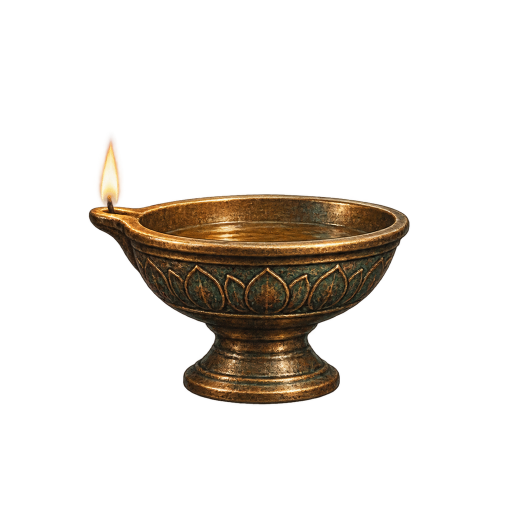
#> input picture art/oct19-refresh/lamp-original.png, 1024 x 1024 px (shown at 1/2 size)
$ python prepare_oct19_art.py
#> lines starting #> are read from the running program, lines starting #| are printed output that depends on the picture; after the words box and inside, x2 and y2 are one past the last pixel; in counts of white or black regions, pixels touching at a corner belong together
"""Prepare the generated prop, portrait, map sprites and poetry card for the game."""
from pathlib import Path
import numpy as np
from PIL import Image, ImageFilter
from scipy import ndimage

ROOT = Path(__file__).resolve().parents[1]
ART = ROOT / "art/oct19-refresh"
OUT = ROOT / "assets/images"


def cutout(path):
    image = Image.open(path).convert("RGBA")
#> image is the input picture: PIL image 1024x1024 RGBA; mean R, G, B, A 16.8, 12.1, 6.9, 40.1
    pixels = np.array(image).astype(np.float32)
    r, g, b = (pixels[..., i] for i in range(3))
    magenta = np.minimum(r, b) - g
    background = (magenta > 65) & (r > 110) & (b > 110)
#> background: shape (1024, 1024) bool; every value is 0
    alpha = np.minimum(pixels[..., 3], np.clip((65 - magenta) / 45, 0, 1) * 255)
    # Remove chroma spill on the silhouette, retain the original generated alpha.
    edge = ndimage.distance_transform_edt(~background) < 4
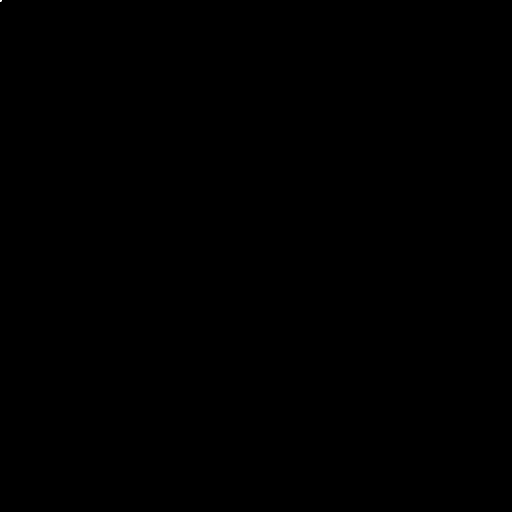
#> edge: shape (1024, 1024) bool (shown at 1/2 size); 0% white; 1 white region (1 under 20 px)
    pixels[..., 0] = np.where(edge & (r > g + 40), np.minimum(r, g + 45), r)
    pixels[..., 2] = np.where(edge & (b > g + 30), np.minimum(b, g + 25), b)
    pixels[..., 3] = alpha
    return Image.fromarray(pixels.clip(0, 255).astype("uint8"))


def save_trimmed(image, target, limit):
    box = image.getchannel("A").point(lambda a: 255 if a > 16 else 0).getbbox()
    image = image.crop(box)
    image.thumbnail(limit, Image.Resampling.LANCZOS)
    target.parent.mkdir(parents=True, exist_ok=True)
    image.save(target, optimize=True)
    print(target.relative_to(ROOT), image.size)


def main():
    lamp = cutout(ART / "lamp-original.png")
    # Split the flame from the bowl so it can lean towards the hidden shard.
    body = lamp.copy()
    a = np.array(body)
    a[:407, :, 3] = 0
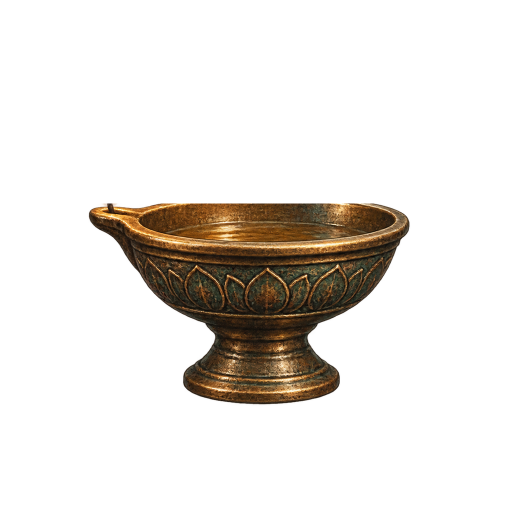
#> a: shape (1024, 1024, 4) (shown at 1/2 size); mean R, G, B, A 16.8, 12.1, 6.9, 38; transparent parts drawn white
    body = Image.fromarray(a)
    save_trimmed(body, OUT / "ch1_workshop/bronze-oil-lamp.png", (512, 360))
#> in save_trimmed, `box = image.getchannel("A").point(lambda a: 255 if a > 16 else 0).getb..`: box = (177, 407, 820, 809)
#| assets/images/ch1_workshop/bronze-oil-lamp.png (512, 320)
    flame = lamp.crop((179, 250, 256, 411))
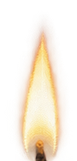
#> flame: PIL image 77x161 RGBA; mean R, G, B, A 124.6, 101.5, 67.1, 70.1; transparent parts drawn white
    save_trimmed(flame, OUT / "ch1_workshop/oil-flame.png", (100, 200))
#| assets/images/ch1_workshop/oil-flame.png (50, 139)
    save_trimmed(cutout(ART / "barkeep-original.png"), OUT / "npc_jiujia.png", (700, 1200))
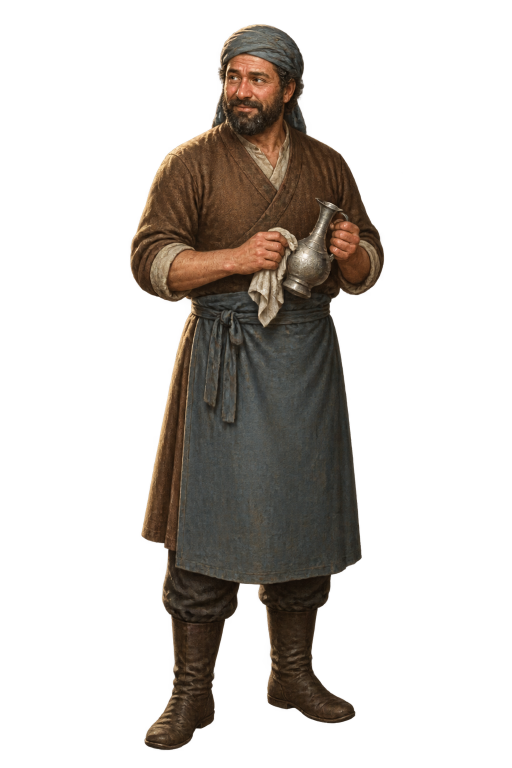
#> input picture art/oct19-refresh/barkeep-original.png, 1024 x 1536 px (shown at 1/2 size)
#> in cutout, image is the input picture: PIL image 1024x1536 RGBA; mean R, G, B, A 38, 30.4, 22.7, 71.9
#> in cutout (call 2), `background = (magenta > 65) & (r > 110) & (b > 110)`: background: shape (1536, 1024) bool; every value is 0
#> in cutout (call 2), `edge = ndimage.distance_transform_edt(~background) < 4`:
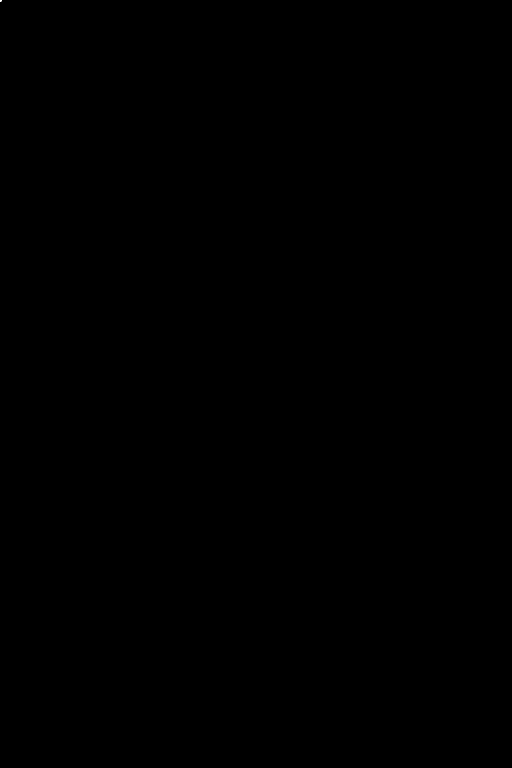
#> edge: shape (1536, 1024) bool (shown at 1/2 size); 0% white; 1 white region (1 under 20 px)
#| assets/images/npc_jiujia.png (420, 1200)
    sheet = cutout(ART / "map-original.png")
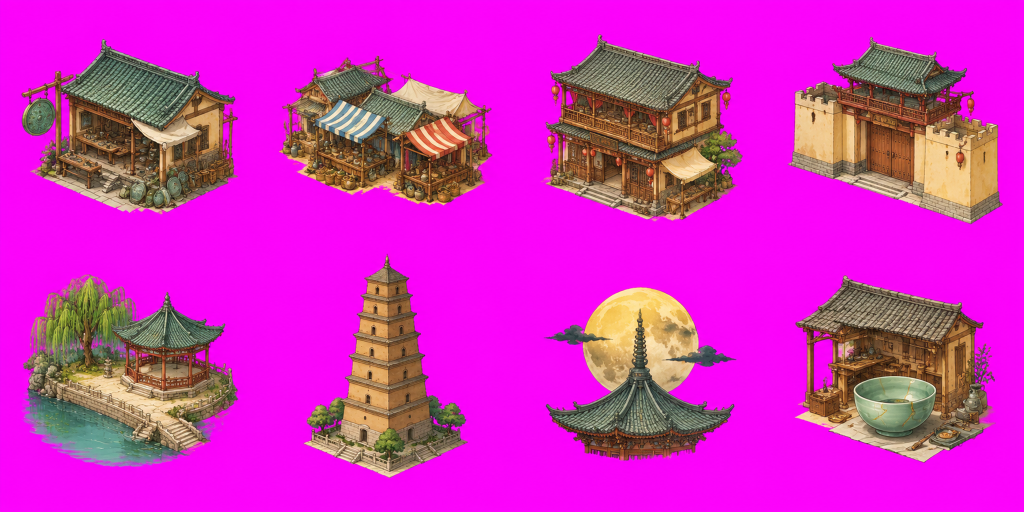
#> input picture art/oct19-refresh/map-original.png, 2048 x 1024 px (shown at 1/2 size)
#> in cutout (call 3), `background = (magenta > 65) & (r > 110) & (b > 110)`: background: shape (1024, 2048) bool; 65.1% white; 43 black regions (20 under 20 px), largest, box (x1, y1, x2, y2) and area: (47, 550, 475, 933) 110624, (1090, 69, 1485, 441) 100235, (1577, 74, 2005, 448) 99638
#> in cutout (call 3), `edge = ndimage.distance_transform_edt(~background) < 4`: edge: shape (1024, 2048) bool; 67.9% white; 32 black regions (18 under 20 px), largest, box (x1, y1, x2, y2) and area: (51, 558, 470, 924) 99082, (1097, 81, 1480, 437) 93918, (1586, 85, 1999, 444) 93147
    w, h = sheet.size
#> w = 2048; h = 1024
    for i, chapter in enumerate(["ch1", "ch2", "ch3", "ch4", "ch5", "ch6", "ch7", "finale"]):
        cell = sheet.crop((i % 4 * w // 4, i // 4 * h // 2, (i % 4 + 1) * w // 4, (i // 4 + 1) * h // 2))
        save_trimmed(cell, OUT / f"map/{chapter}.png", (430, 430))
#> this loop made 8 passes
#> box in save_trimmed on passes 1 to 8: (44, 79, 475, 428), (47, 112, 472, 512), (66, 70, 461, 442), (41, 74, 469, 447), (47, 38, 475, 420), (96, 0, 422, 443), (69, 62, 447, 409), (55, 39, 453, 413)
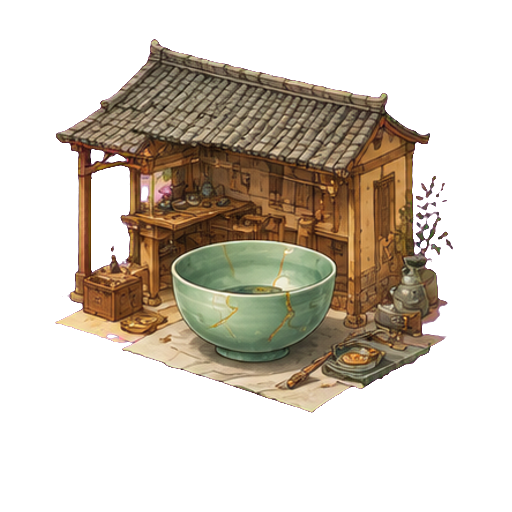
#> cell: PIL image 512x512 RGBA; mean R, G, B, A 80.2, 43.6, 47.7, 95.8; transparent parts drawn white
    save_trimmed(cutout(ART / "poetry-ui-original.png"), OUT / "ui/poetry-card.png", (512, 880))


if __name__ == "__main__":
#> (the run stopped early here; a loop or call above may not have finished)
